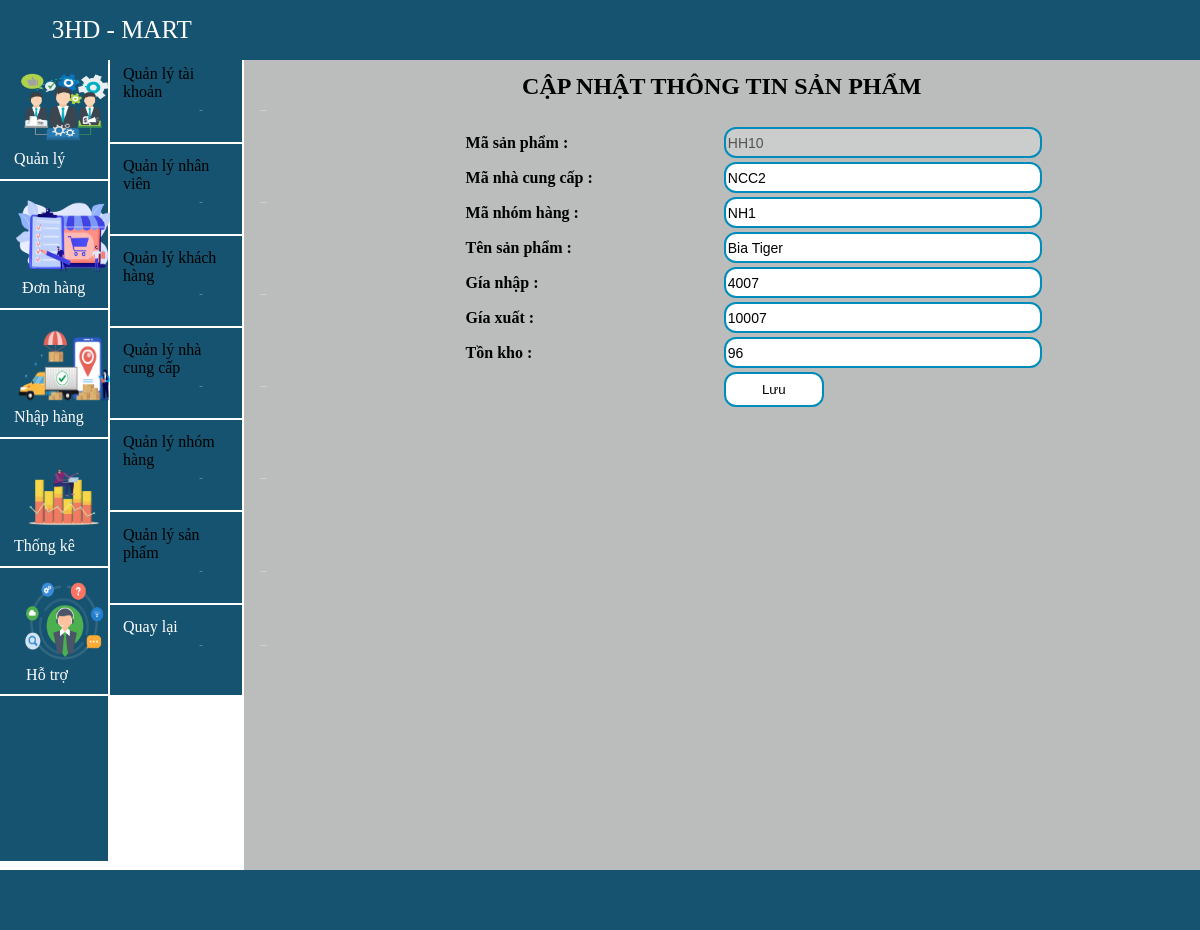
/Nhom3_71DCTT24/Dshh/suahh/HH10, run on the app's committed database.
### tables this page shows
CREATE TABLE `hanghoa` (
  `Mahh` varchar(50) NOT NULL,
  `Mancc` varchar(50) NOT NULL,
  `Manh` varchar(50) NOT NULL,
  `Tenhh` varchar(50) NOT NULL,
  `Gianhap` double NOT NULL,
  `Giaxuat` double NOT NULL,
  `Tonkho` double NOT NULL
);

### Nhom3_71DCTT24/MVC/Core/controller.php (called while the page is built, shortened)
<?php
class controller{
    public function model($model){
        return new $model;
    }
    public function view($view,$data=[]){
        require_once "./MVC/Views/".$view.".php";
    }
}

### Nhom3_71DCTT24/MVC/Controllers/Dshh.php (called while the page is built, shortened)
<?php
class Dshh extends controller
{
    public $hh;
    function __construct()
    {
        $this->hh = $this->model('Dshhmodel');
    }
    function suahh($mahh)
    {
        $this->view('Masterlayout', [
            'page' => 'Hanghoa/SuaHh',
            'ncc' => $this->hh->ncc(),
            'nh' => $this->hh->nh(),
            'result' => $this->hh->hh_all(),
            'thongbao' => '',
            'kqtk' => $this->hh->Timkiemhh($mahh, '', '', '', '', '', '')
        ]);
    }
}
?>

### Nhom3_71DCTT24/MVC/Core/app.php (called while the page is built, shortened)
<?php
class app{
    protected $action="Getdata";
    function __construct()
    {
        $arr = $this-> Urlprocess();
        if ($arr!=null){
            if (file_exists('./MVC/Controllers/'.$arr[0].'.php')){
                $this->controller=$arr[0];
                unset($arr[0]);
            }
        }
        $this->controller = new $this->controller;
        if (isset($arr[1])) {
            if(method_exists($this->controller,$arr[1])){
                $this->action=$arr[1];
            }
            unset($arr[1]);
        }
        $this -> param=$arr?array_values($arr):[];
        call_user_func_array([$this->controller,$this->action],$this->param);
    }
    function Urlprocess(){
        if (isset($_GET['url'])){
            return explode("/", filter_var(trim($_GET["url"])));
        }
    }
}
?>

### Nhom3_71DCTT24/index.php (called while the page is built, shortened)
<?php
    $myapp = new app();
?>

### Nhom3_71DCTT24/MVC/Core/connectDB.php (called while the page is built, shortened)
<?php
class connectDB{
    protected $servername="localhost";
    protected $username="root";
    protected $password="";
    function __construct(){
        $this->con=mysqli_connect($this->servername,$this->username,$this->password);
    }
}
?>

### Nhom3_71DCTT24/MVC/Models/Dshhmodel.php (called while the page is built, shortened)
<?php
class Dshhmodel extends connectDB{
    public function hh_all()
    {
        $sql = "SELECT * FROM hanghoa";
        return mysqli_query($this->con, $sql);
    }
    public function ncc()
    {
        $sql = "SELECT Mancc,Tenncc FROM nhacungcap";
        return mysqli_query($this->con, $sql);
    }
    public function nh()
    {
        $sql = "SELECT Manh,Tennh FROM nhomhang";
        return mysqli_query($this->con, $sql);
    }
    public function Timkiemhh($mahh, $mancc, $manh, $tenhh,$gianhap,$giaxuat,$tonkho)
    {
        $sql = 'SELECT * FROM hanghoa WHERE hanghoa.mahh LIKE "%' . $mahh . '%"
        AND   hanghoa.mancc LIKE "%' . $mancc . '%"
        AND   hanghoa.manh LIKE "%' . $manh . '%"
        AND   hanghoa.tenhh LIKE "%' . $tenhh . '%"
        AND   hanghoa.gianhap LIKE "%' . $gianhap . '%"
        AND   hanghoa.giaxuat LIKE "%' . $giaxuat . '%"
        AND   hanghoa.tonkho LIKE "%' . $tonkho . '%"
        '
        ;
        return mysqli_query($this->con, $sql);
    }
}
?>

### Nhom3_71DCTT24/MVC/Views/Pages/Hanghoa/SuaHh.php (the view, shortened to what this page needs)
<!DOCTYPE html>
<html lang="en">
<head>
    <link rel="stylesheet" href="http://localhost/BTWeb/Nhom3_71DCTT24/Public/Css/msl.css">
    <link rel="stylesheet" href="http://localhost/BTWeb/Nhom3_71DCTT24/Public/Css/button.css">
</head>
<body>
    <form method="POST" enctype="multipart/form-data" action="http://localhost/BTWeb/Nhom3_71DCTT24/Dshh/thucthi_hh">
        <div class="content3">
            <ul style="padding:0%;">
                <dd style="height: 64px;">Quản lý tài khoản
                        <img src="http://localhost/BTWeb/Nhom3_71DCTT24/Public/Images/rong.png" height="57px" width="217px"></a></dd>
                <dd style="height: 64px;">Quản lý nhân viên
                        <img src="http://localhost/BTWeb/Nhom3_71DCTT24/Public/Images/rong.png" height="57px" width="217px"></a></dd>
                <dd style="height: 64px;">Quản lý khách hàng
                        <img src="http://localhost/BTWeb/Nhom3_71DCTT24/Public/Images/rong.png" height="57px" width="217px"></a></dd>
                <dd style="height: 64px;">Quản lý nhà cung cấp
                        <img src="http://localhost/BTWeb/Nhom3_71DCTT24/Public/Images/rong.png" height="57px" width="217px"></a></dd>
                <dd style="height: 64px;">Quản lý nhóm hàng
                        <img src="http://localhost/BTWeb/Nhom3_71DCTT24/Public/Images/rong.png" height="57px" width="217px"></a></dd>
                <dd style="height: 64px;">Quản lý sản phẩm
                        <img src="http://localhost/BTWeb/Nhom3_71DCTT24/Public/Images/rong.png" height="57px" width="217px"></a></dd>
                <dd style="height: 64px;"><a href="http://localhost/BTWeb/Nhom3_71DCTT24/Mnql">Quay lại
                        <img src="http://localhost/BTWeb/Nhom3_71DCTT24/Public/Images/rong.png" height="57px" width="217px"></a></dd>
            </ul>
        </div>
        <div class="content4">
            <table style="width: 100%;padding: 20px 20px 0px 20px; align-items:center;margin-bottom:20px;">
                <caption style="padding-top: 20px; font-size:24px"><b>CẬP NHẬT THÔNG TIN SẢN PHẨM</b></caption>
                <tr>
                    <td colspan="2" style="text-align: center;color:red;">
                    </td>
                </tr>
                <?php
                while ($r = mysqli_fetch_array($data['kqtk'])) {
                ?>
                    <tr>
                        <td style="width:50%;padding-left:200px;">
                            <label for="txtMahh"><b class="text">Mã sản phẩm : </b></label>
                        </td>
                        <td>
                            <input type="text" name="txtMahh" value="<?php  echo $r['Mahh']; ?>" class="text_align" disabled>
                        </td>
                    </tr>
                    <tr>
                        <td style="width:50%;padding-left:200px;">
                            <label for="txtMancc"><b class="text">Mã nhà cung cấp : </b></label>
                        </td>
                        <td>
                            <input type="text" name="txtMancc" value="<?php  echo $r['Mancc']; ?>" class="text_align">
                        </td>
                    </tr>
                    <tr>
                        <td style="width:50%;padding-left:200px;">
                            <label for="txtManh"><b class="text">Mã nhóm hàng : </b></label>
                        </td>
                        <td>
                            <input type="text" name="txtManh" value="<?php  echo $r['Manh']; ?>" class="text_align">
                        </td>
                    </tr>
                    <tr>
                        <td style="width:50%;padding-left:200px;">
                            <label for="txtTenhh"><b class="text">Tên sản phẩm : </b></label>
                        </td>
                        <td>
                            <input type="text" name="txtTenhh" value="<?php  echo $r['Tenhh']; ?>" class="text_align">
                        </td>
                    </tr>
                    <tr>
                        <td style="width:50%;padding-left:200px;">
                            <label for="txtGianhap"><b class="text">Gía nhập :</b></label>
                        </td>
                        <td>
                            <input type="text" name="txtGianhap" value="<?php  echo $r['Gianhap']; ?>" class="text_align">
                        </td>
                    </tr>
                    <tr>
                        <td style="width:50%;padding-left:200px;">
                            <label for="txtGiaxuat"><b class="text">Gía xuất :</b></label>
                        </td>
                        <td>
                            <input type="text" name="txtGiaxuat" value="<?php  echo $r['Giaxuat']; ?>" class="text_align">
                        </td>
                    </tr>
                    <tr>
                        <td style="width:50%;padding-left:200px;">
                            <label for="txtTonkho"><b class="text">Tồn kho :</b></label>
                        </td>
                        <td>
                            <input type="text" name="txtTonkho" value="<?php  echo $r['Tonkho']; ?>" class="text_align">
                        </td>
                    </tr>
                <?php
                }
                ?>
                <tr>
                    <td>
                    </td>
                    <td>
                        <input class="button1" type="submit" name="btnLuu" value="Lưu">
                    </td>
                </tr>
            </table>
        </div>
    </form>
</body>
</html>

### Nhom3_71DCTT24/Public/Css/msl.css (style rules this page uses)
* { margin: 0px; }
.content3 a { color: white; text-decoration: none; height: fit-content; }
a { color: black; text-decoration: none; height: fit-content; }
.content3 { position: fixed; top: 50px; left: 9%; margin: 2px 2px 0px 2px; width: 11%; float: left; height: 86.3; background-color: #155370; }
.content3>ul>dd { border-bottom: 2px solid white; padding: 13.05px; }
.content4 { height: 86.3; width: 79.7%; margin-top: 53px; margin-left: 20.3%; padding-bottom: 500px; background-color: #BBBDBD; }

### Nhom3_71DCTT24/Public/Css/button.css (style rules this page uses)
.button1 { background-color: white; color: black; border: 2px solid #008CBA; border-radius: 12px; width: 100px; height: 35px; }
.text_align { width: 310px; height:25px; font-size: 14px; border-radius: 12px; border: 2px solid #008CBA; }

### data on the page
hanghoa: txtMahh "HH10", txtMancc "NCC2", txtManh "NH1", txtTenhh "Bia Tiger", txtGianhap "4007", txtGiaxuat "10007", txtTonkho "96"
